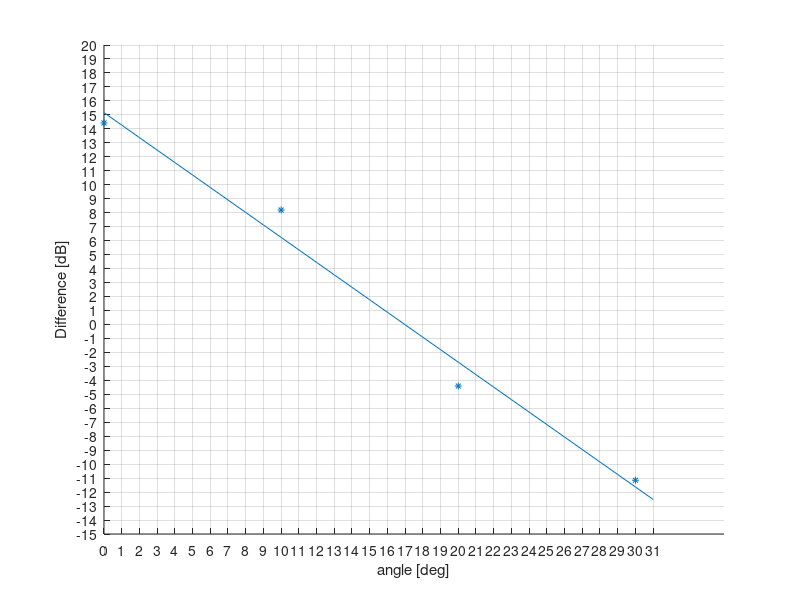

MATLAB code to generate this figure: (Note: this script raises an error after producing the figure.)




%%
clear 

% 1k 2k 4k 8k 16k

deg_x = [0 0 0 0 0     10 10 10 10 10  20 20 20 20 20  30 30 30 30 30]
%deg_x = [ 3 3 3 3 3    13 13 13 13 13  23 23 23 23 23  33 33 33 33 33]

% all data 
speed_5_6 = [                              -2.50 1.41 3.10 5.28 7.93     -4.06 -4.39 -1.89 -0.29 0.39     -6.62 -7.95 -7.98 -10.93 -9.50];
speed_6_7 = [9.62 17.67 9.76 10.75 13.40   -0.39 4.82 6.77 5.38 5.44    -0.84 -2.32 -3.13 -4.67 -5.68    -4.98 -10.22 -11.60 -14.99 -12.14];  
speed_7_8 = [8.74 8.19 9.24 12.66 12.39     2.56 7.39 11.68 8.90 7.83   -1.96 -1.16 -4.91 -4.16 -1.52    -4.63 -12.21 -11.61 -17.48 -11.25] ;   
speed_8_10= [7.28 9.06 8.48 11.59 14.42    2.04 2.43 4.18 5.75 8.19    -0.59 -0.57 -3.55 -6.02 -4.41    -5.07 -13.06 -15.90 -15.60 -11.15];

% 1k data 
speed_5_6 = [        -2.50    -4.06     -6.62 ];
speed_6_7 = [9.62    -0.39    -0.84     -4.98 ];  
speed_7_8 = [8.74     2.56    -1.96     -4.63 ] ;   
speed_8_10= [7.28     2.04    -0.59     -5.07 ];

% 16k data 
speed_5_6 = [         7.93      0.39    -9.50];
speed_6_7 = [ 13.40   5.44     -5.68    -12.14];  
speed_7_8 = [ 12.39   7.83     -1.52    -11.25] ;   
speed_8_10= [ 14.42   8.19     -4.41    -11.15];

%%
clear 

% 1k data 
speed_5_6 = [         7.93      0.39    -9.50];
speed_6_7 = [ 13.40   5.44     -5.68    -12.14];  
speed_7_8 = [ 12.39   7.83     -1.52    -11.25] ;   
speed_8_10= [ 14.42   8.19     -4.41    -11.15];

deg_x = [0 10 20 30]


    scatter(deg_x,speed_8_10,25,'*') 
    P = polyfit(deg_x,speed_8_10,1);
%deg_x = [ 0 0 0 0 0    10 10 10 10 10  20 20 20 20 20  30 30 30 30 30]
    %deg_x       = [0      10   20    30];
    x = [0:1:31];
    yfit = polyval(P,x)

    %yfit = P(1)*deg_x+P(2);
    hold on;
    grid on
    plot(x,yfit);
    set(gca,'Ytick',-20:1:20)
    set(gca,'xtick',-1:1:31)
    ylabel('Difference [dB]')
    xlabel('angle [deg]')
    
   %5-6  13 or
   
  %5-6  15
  %6-7  16
  %7-8  16
  %8-10 14.5
  
   %8-9  13
  %9-10 19.5
%%
  figure(1)

data_0  = [ 9.62  17.67 9.76  10.75  13.40  8.74  8.19   9.24   12.66  12.39  7.28  9.06   8.48   11.59  14.42];
data_10 = [-2.50  1.41  3.10  5.28   7.93  -0.39  4.82   6.77   5.38   5.44   2.56  7.39   11.68  8.90   7.83   2.04  2.43   4.18   5.75   8.19];
data_20 = [-4.06 -4.39 -1.89 -0.29   0.39  -0.84 -2.32  -3.13  -4.67  -5.68  -1.96 -1.16  -4.91  -4.16  -1.52  -0.59 -0.57  -3.55  -6.02  -4.41];
data_30 = [-6.62 -7.95 -7.98 -10.93 -9.50  -4.98 -10.22 -11.60 -14.99 -12.14 -4.63 -12.21 -11.61 -17.48 -11.25 -5.07 -13.06 -15.90 -15.60 -11.15];
xf = [0 0 0 0 0 0 0 0 0 0 0 0 0 0 0];
xs = [10 10 10 10 10 10 10 10 10 10 10 10 10 10 10 10 10 10 10 10];
xt = [20 20 20 20 20 20 20 20 20 20 20 20 20 20 20 20 20 20 20 20];
xl = [30 30 30 30 30 30 30 30 30 30 30 30 30 30 30 30 30 30 30 30];


%boxplot([data_0 data_10 data_20 data_30],[xf xs xt xl],'positions',[0,10,20,30]);


dum0 = [-2 -1]
dum0d = [-100 -100]
dum1 = [1 2 3 4 5 6 7 8 9];
dum1d = [-100 -100 -100 -100 -100 -100 -100 -100 -100];
dum2 = [11 12 13 14 15 16 17 18 19];
dum2d = [-100 -100 -100 -100 -100 -100 -100 -100 -100];
dum3 = [21 22 23 24 25 26 27 28 29];
dum3d = [-100 -100 -100 -100 -100 -100 -100 -100 -100];
dum4 = [31 32]
dum4d = [-100 -100]

boxplot([data_0 dum1d data_10 dum2d data_20 dum3d data_30],[xf dum1 xs dum2 xt dum3 xl]) 
hold on
grid on
axis([0 32 -20 20])
    set(gca,'Ytick',-20:1:20)
    %set(gca,'xtick',-2:1:32)
    ylabel('Difference [dB]')
    xlabel('angle [deg]')  
    
  
  
  
  
  
  
  
    
